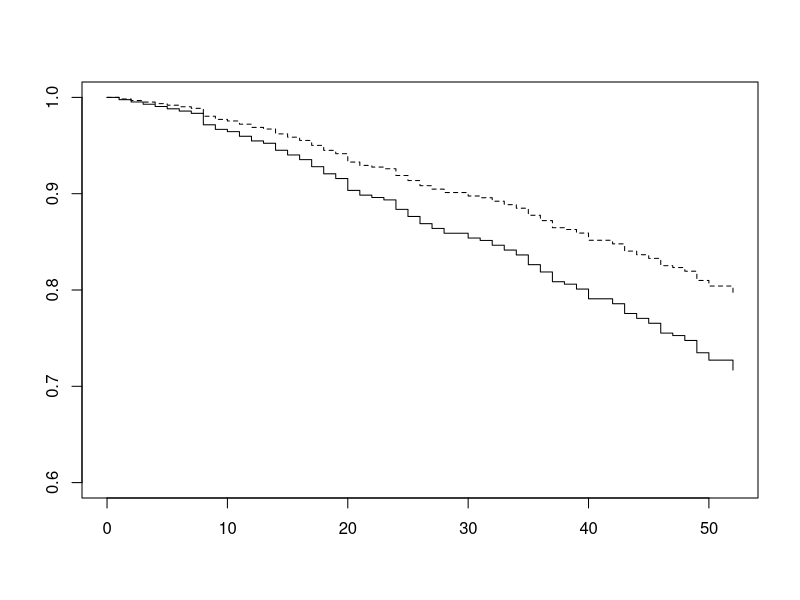

Generate this figure with R: (Note: this script raises an error after producing the figure.)
## ---- chunk 1


library(survival)
# library(data.table)
library(lubridate)

rr <- read.table("Rossi.txt", header = TRUE )
mod.allison <- coxph(Surv(week, arrest) ~ fin + age + race + wexp + mar + paro + prio,data = rr)
fit.2 <- coxph(Surv(week, arrest) ~ fin + age +  prio,data = rr)
attach(rr)
Rossi.fin <- data.frame(fin=c(0,1), age=rep(mean(age),2), race=rep(mean(race),2),
                        wexp=rep(mean(wexp),2), mar=rep(mean(mar),2), paro=rep(mean(paro),2),
                        prio=rep(mean(prio),2))
detach(rr)
plot(survfit(mod.allison, newdata=Rossi.fin), lty=c(1,2), ylim=c(.6, 1))
legend(0, legend=c("fin = 0", "fin = 1"), lty=c(1,2))


## ---- chunk 2
Rossi.2 <- matrix(0, 19809, 14)
colnames(Rossi.2) <- c("id", "start", "stop", "arrest.time", names(rr)[1:10], "employed")

row <- 0
 for (i in 1:nrow(rr)) { # loop over individuals
   for (j in 11:62) { # loop over 52 weeks
     if (is.na(rr[i, j])) next # skip missing data
     else {
       row <- row + 1 # increment row counter
       start <- j - 11 # start time (previous week)
       stop <- start + 1 # stop time (current week)
       arrest.time <- if (stop == rr[i, 1] && rr[i, 2] ==1) 1 else 0
       # construct record:
       Rossi.2[row,] <- c(i,start, stop, arrest.time, unlist(rr[i, c(1:10, j)]))
       }
     }
 }
 Rossi.2 <- as.data.frame(Rossi.2)
 remove(i, j, row, start, stop, arrest.time)
 

 mod.allison.2 <- coxph(Surv(start, stop, arrest.time) ~ fin + age + race + wexp + mar + paro + prio + employed, data=Rossi.2)
